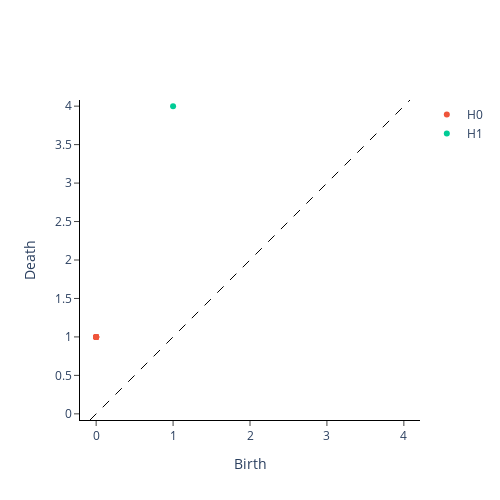

Notebook code for this chart:
### Code cell
print(f"Persistence diagram is:\n ")
VietorisRipsPersistence(metric="precomputed").fit_transform_plot(X_ggd);

### Figure 1 — Plotly figure (JSON) as saved in the notebook; plotly's stock layout.template omitted (floating-point values rounded to 4 significant figures)
{"data": [{"hoverinfo": "none", "line": {"color": "black", "dash": "dash", "width": 1}, "mode": "lines", "showlegend": false, "type": "scatter", "x": [-0.08, 4.08], "y": [-0.08, 4.08]}, {"hoverinfo": "text", "hovertext": ["(0.0, 1.0), multiplicity: 9", "(0.0, 1.0), multiplicity: 9", "(0.0, 1.0), multiplicity: 9", "(0.0, 1.0), multiplicity: 9", "(0.0, 1.0), multiplicity: 9", "(0.0, 1.0), multiplicity: 9", "(0.0, 1.0), multiplicity: 9", "(0.0, 1.0), multiplicity: 9", "(0.0, 1.0), multiplicity: 9"], "mode": "markers", "name": "H0", "type": "scatter", "x": [0, 0, 0, 0, 0, 0, 0, 0, 0], "y": [1, 1, 1, 1, 1, 1, 1, 1, 1]}, {"hoverinfo": "text", "hovertext": ["(1.0, 4.0)"], "mode": "markers", "name": "H1", "type": "scatter", "x": [1], "y": [4]}], "layout": {"height": 500, "plot_bgcolor": "white", "width": 500, "xaxis": {"autorange": false, "exponentformat": "e", "linecolor": "black", "linewidth": 1, "mirror": false, "range": [-0.08, 4.08], "showexponent": "all", "showline": true, "side": "bottom", "ticks": "outside", "title": {"text": "Birth"}, "type": "linear", "zeroline": true}, "yaxis": {"autorange": false, "exponentformat": "e", "linecolor": "black", "linewidth": 1, "mirror": false, "range": [-0.08, 4.08], "scaleanchor": "x", "scaleratio": 1, "showexponent": "all", "showline": true, "side": "left", "ticks": "outside", "title": {"text": "Death"}, "type": "linear", "zeroline": true}}}
